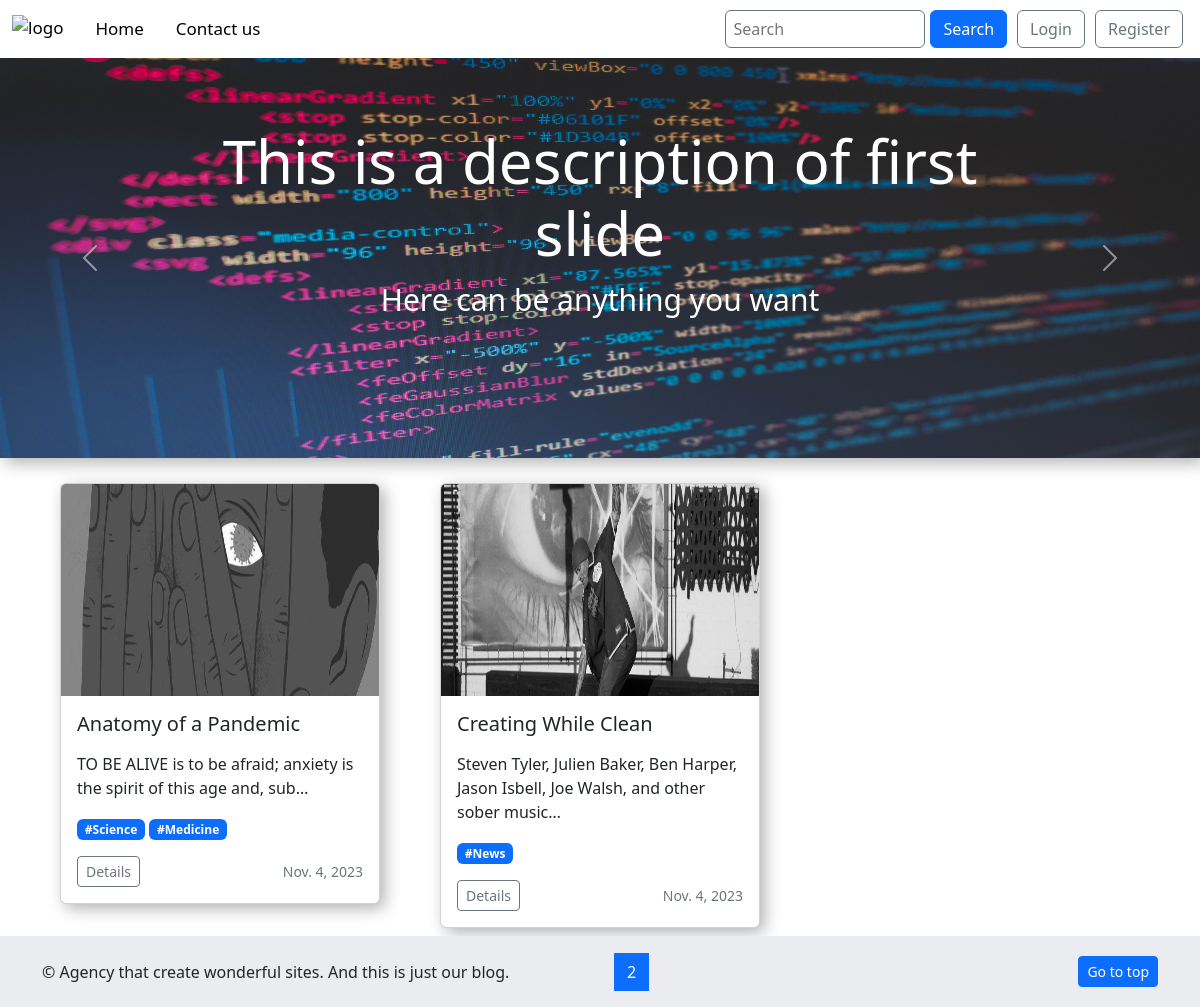
Screenshot of /?page=2 with the database file from the repository.
### blog/models.py (models this page shows, shortened)
class Post(models.Model):
    h1 = models.CharField(max_length=100)
    title = models.CharField(max_length=100)
    url = models.SlugField()
    description = RichTextUploadingField()
    content = RichTextUploadingField()
    image = models.ImageField()
    created_at = models.DateField(default=timezone.now)
    author = models.ForeignKey(User, on_delete=models.CASCADE)
    tag = TaggableManager()

### blog/views.py (the view)
# urls.py: path('', MainView.as_view(), name='index'),
class MainView(View):
    def get(self, request, *args, **kwargs):
        posts = Post.objects.order_by('created_at')
        paginator = Paginator(posts, 6)
        page_number = request.GET.get('page')
        page_obj = paginator.get_page(page_number)
        context = {
            'page_obj': page_obj,
        }
        return render(request=request, template_name='blog/index.html', context=context)

### blog/templates/blog/index.html (shortened to what this page needs)
{% extends "blog/base.html" %}
{% load static %}
{% block style %}{% static "blog/css/index.css" %}{% endblock style %}
{% block body %}
<div class="container-fluid home-slider">
    <div id="carouselExampleCaptions" class="carousel slide" data-ride="carousel">
        <div class="carousel-inner">
            <div class="carousel-item active">
                <img src="{% static "blog/img/img1.jpg" %}" class="d-block w-100" alt="Первая картинка" style="width: 800px; height: 400px">
                <div class="carousel-caption d-none d-md-block">
                    <h5>This is a description of first slide</h5>
                    <p>Here can be anything you want</p>
                </div>
            </div>
        </div>
        <a class="carousel-control-prev" href="#carouselExampleCaptions" role="button" data-slide="prev">
            <span class="carousel-control-prev-icon" aria-hidden="true"></span>
        </a>
        <a class="carousel-control-next" href="#carouselExampleCaptions" role="button" data-slide="next">
            <span class="carousel-control-next-icon" aria-hidden="true"></span>
        </a>
    </div>
</div>
<div class="container">
    <div class="row">
        {% for post in page_obj %}
        <div class="col-lg-4 col-md-6 col-sm-12">
            <div class="card" style="width: 20rem;">
                <img src="media/{{post.image}}" class="card-img-top" alt="img" style="width: 318px; height: 212px;">
                <div class="card-body">
                    <h5 class="card-title">{{post.title}}</h5>
                    <p class="card-text">{{post.description|safe|truncatechars:90}}</p>
                    {% for tag in post.tag.all %}
                        <a href="{% url 'tag' slug=tag.slug %}"><p class="badge bg-primary">#{{tag}}</p></a>
                    {% endfor %}
                    <div class="d-flex justify-content-between align-items-center">
                        <div class="btn-group">
                            <a href="{% url 'article' slug=post.url %}" class="btn btn-sm btn-outline-secondary">Details</a>
                        </div>
                        <small class="text-muted">{{post.created_at}}</small>
                    </div>
                </div>
            </div>
        </div>
        {% endfor %}
    </div>
</div>
<nav class="pag">
    <ul class="pagination d-flex justify-content-center">
        {% if page_obj.has_previous %}
        <li class="page-item"><a class="page-link" href="?page={{page_obj.previous_page_number}}">Previous</a></li>
        {% else %}
        <li class="page-item disabled"><a class="page-link">Previous</a></li>
        {% endif %}
        {% for i in page_obj.paginator.page_range %}
            {% if i == page_obj.number %}
            <li class="page-item active" aria-current="page"><a class="page-link" href="?page={{i}}">{{i}}</a></li>
            {% else %}
            <li class="page-item"><a class="page-link" href="?page={{i}}">{{i}}</a></li>
            {% endif %}
        {% endfor %}
        {% if page_obj.has_next %}
        <li class="page-item"><a class="page-link" href="?page={{page_obj.next_page_number}}">Next</a></li>
        {% else %}
        <li class="page-item disabled"><a class="page-link">Next</a></li>
        {% endif %}
    </ul>
</nav>
{% endblock body %}

### blog/static/blog/css/base.css (style rules this page uses)
html { position: relative; min-height: 100%; }

### blog/static/blog/css/index.css (style rules this page uses)
.home-slider { padding: 0; margin-bottom: 15px; -webkit-box-shadow: 0.3em 0.3em 1em rgba(0, 0, 0, 0.3); box-shadow: 0.3em 0.3em 1em rgba(0, 0, 0, 0.3); }
.home-slider h5 { font-size: 60px; }
.home-slider p { font-size: 30px; }
.home-slider .carousel-caption { bottom: 100px; }
.row { padding-top: 5px; padding-bottom: 5px; }
.card { -webkit-box-shadow: 0.3em 0.3em 1em rgba(0, 0, 0, 0.3); box-shadow: 0.3em 0.3em 1em rgba(0, 0, 0, 0.3); margin: auto; margin-top: 5px; margin-bottom: 5px; }
.pagination { -webkit-box-pack: center; -ms-flex-pack: center; justify-content: center; margin-top: 15px; }

### rows the page displays
Post: image (picture), title "Anatomy of a Pandemic", description "TO BE ALIVE is to be afraid; anxiety is the spirit of this age and, sub…", created_at "Nov. 4, 2023"
Tag: name "Science"
Tag: name "Medicine"
Post: image (picture), title "Creating While Clean", description "Steven Tyler, Julien Baker, Ben Harper, Jason Isbell, Joe Walsh, and other sober music…", created_at "Nov. 4, 2023"
Tag: name "News"

### other values shown
{{ i }} "2"
